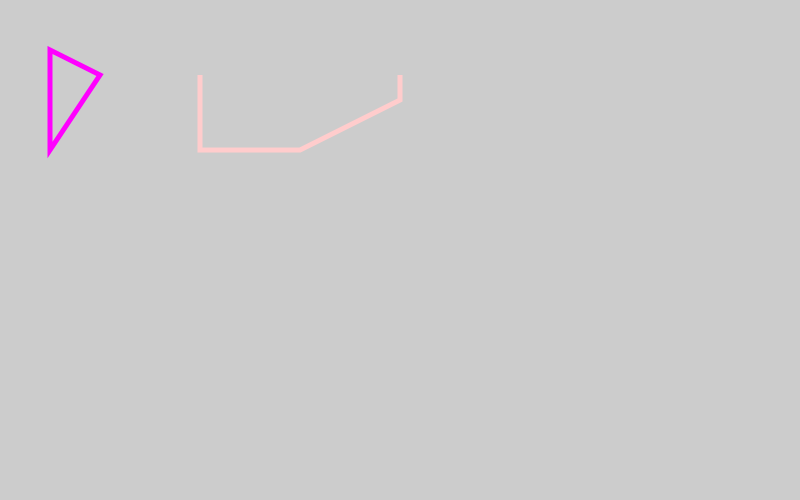

The script that drew this image:
import cairo

surface = cairo.ImageSurface(cairo.FORMAT_RGB24, 800, 500)
ctx = cairo.Context(surface)
ctx.set_source_rgb(0.8, 0.8, 0.8)
ctx.paint()

#closed shape
ctx.move_to(50, 50)
ctx.line_to(50, 150)
ctx.line_to(100, 75)
ctx.close_path()
ctx.set_source_rgb(1, 0, 1)
ctx.set_line_width(5)
ctx.stroke()

#open polygon
ctx.move_to(200, 75)
ctx.line_to(200, 150)
ctx.line_to(300, 150)
ctx.line_to(400, 100)
ctx.line_to(400, 75)
ctx.set_source_rgb(1, 0.8, 0.8)
ctx.set_line_width(5)
ctx.stroke()

surface.write_to_png("lines.png")
